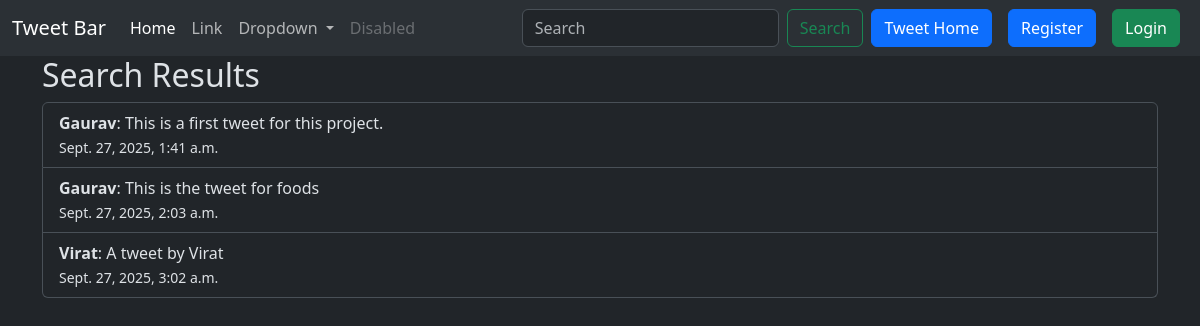
The app's page /search/ with its own data.
### tweet/models.py (models this page shows, shortened)
class Tweet(models.Model):
    user = models.ForeignKey(User , on_delete = models.CASCADE)
    text = models.TextField(max_length = 240)
    photo = models.ImageField(upload_to = 'photos/', blank = True , null = True)
    created_at = models.DateTimeField(auto_now_add = True)
    updated_at = models.DateTimeField(auto_now_add = True)

### tweet/views.py (the view)
# urls.py: path('search/' , views.tweet_search , name = 'tweet_search'),
def tweet_search(request):
    query = request.GET.get('q') # search bar ka input
    tweets = Tweet.objects.all()
    if query:
        tweets = tweets.filter(text__icontains=query)
    return render(request , 'tweet_search.html' , {'tweets' :tweets, 'query':query})

### tweet/templates/tweet_search.html
{% extends "layout.html" %}
{% block content %}
<h2>Search Results{% if query %} for "{{ query }}"{% endif %}</h2>
{% if tweets %}
    <ul class="list-group">
        {% for tweet in tweets %}
        <li class="list-group-item">
            <strong>{{ tweet.user.username }}</strong>: {{ tweet.text }}
            <br>
            <small>{{ tweet.created_at }}</small>
        </li>
        {% endfor %}
    </ul>
{% else %}
    <p>No tweets found.</p>
{% endif %}
{% endblock %}

### records on screen
Tweet: user.username "Gaurav", text "This is a first tweet for this project.", created_at "Sept. 27, 2025, 1:41 a.m."
Tweet: user.username "Gaurav", text "This is the tweet for foods", created_at "Sept. 27, 2025, 2:03 a.m."
Tweet: user.username "Virat", text "A tweet by Virat", created_at "Sept. 27, 2025, 3:02 a.m."
